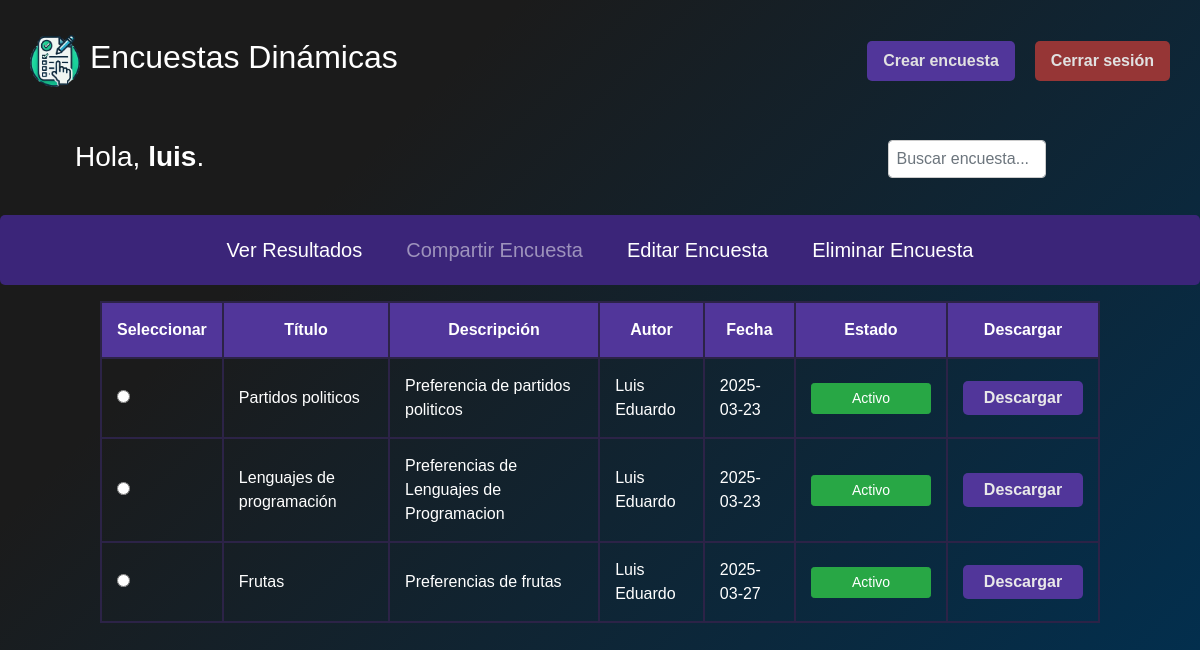
Screenshot of /welcome.php (signed in) with the database file from the repository.
### tables this page shows
CREATE TABLE `enc_encuestasm` (
  `idencuesta` int(11) NOT NULL,
  `nombre` varchar(255) NOT NULL,
  `descripcion` varchar(255) NOT NULL,
  `idusuario` int(11) NOT NULL,
  `fecha` date NOT NULL,
  `activo` varchar(1) NOT NULL
);

CREATE TABLE `usuarios` (
  `idusuario` int(11) NOT NULL,
  `username` varchar(50) NOT NULL,
  `nombreU` varchar(100) NOT NULL,
  `apellido_paterno` varchar(100) NOT NULL,
  `apellido_materno` varchar(100) DEFAULT NULL,
  `fecha_nacimiento` date NOT NULL,
  `email` varchar(255) NOT NULL,
  `telefono` varchar(15) DEFAULT NULL,
  `genero` enum('Masculino','Femenino','Otro') NOT NULL,
  `password_hash` varchar(255) NOT NULL
);

### welcome.php (the view, shortened to what this page needs)
<?php
$username = "root";
$password = "";
$database = "db_encuestas";
$mysqli = new mysqli("localhost", $username, $password, $database);
$idUsuario = $_SESSION["idusuario"];
$query = "SELECT * FROM enc_encuestasm
          INNER JOIN usuarios ON enc_encuestasm.idusuario = usuarios.idusuario
          WHERE enc_encuestasm.idusuario = ?
          ORDER BY idencuesta ASC";
$stmt = $mysqli->prepare($query);
$stmt->bind_param("i", $idUsuario);
$stmt->execute();
$result = $stmt->get_result();
?>
<!DOCTYPE html>
<html lang="es">
<head>
    <link rel="stylesheet" href="https://stackpath.bootstrapcdn.com/bootstrap/4.5.2/css/bootstrap.min.css">
    <link rel="stylesheet" href="./assets/css/style.css">
</head>
<body>
    <?php include __DIR__ . "/includes/header.php"; ?>
    <div class="items-welcome">
        <div class="row">
        <div class="form-group col-12 col-md-9">
        <div class="wrap-welcome">
            <h3>Hola, <b><?php echo htmlspecialchars($_SESSION["username"]); ?></b>.</h3>
        </div>
        </div>
            <div class="form-group col-12 col-md-2">
                <input type="text" id="buscarEncuesta" class="form-control" placeholder="Buscar encuesta...">
            </div>
        </div>
    </div>
        <div class="wrap-welcome">
            <nav>
                <ul class="nav-menu">
                    <li><a href="#" id="verResultados">Ver Resultados</a></li>
                    <li><a href="#" id="responderEncuesta" class="disabled">Compartir Encuesta</a></li>
                    <li><a href="#" id="editarEncuesta">Editar Encuesta</a></li>
                    <li><a href="#" id="eliminarEncuesta">Eliminar Encuesta</a></li>
                </ul>
            </nav>
            <form id="formSeleccionEncuesta">
                <table class="table-welcome">
                    <thead>
                        <tr>
                            <th>Seleccionar</th>
                            <th>Título</th>
                            <th>Descripción</th>
                            <th>Autor</th>
                            <th>Fecha</th>
                            <th>Estado</th>
                            <th>Descargar</th>
                        </tr>
                    </thead>
                    <tbody id="tablaEncuestas">
    <?php
    if ($result) {
        while ($row = $result->fetch_assoc()) {
            $idEncuesta = $row["idencuesta"];
            $nombre = $row["nombre"];
            $descripcion = $row["descripcion"];
            $autor = $row["nombreU"];
            $fecha = $row["fecha"];
            $activo = $row["activo"];
            echo "<tr>
                    <td>
                        <input type='radio' name='seleccionEncuesta'
                               value='$idEncuesta'
                               data-estado='$activo'
                               onclick='actualizarEnlaces($idEncuesta)'>
                    </td>
                    <td>$nombre</td>
                    <td>$descripcion</td>
                    <td>$autor</td>
                    <td>$fecha</td>
                    <td>
                        <button class='btn btn-sm " . ($activo == 'S' ? 'btn-success' : 'btn-danger') . "'
                                onclick='cambiarEstado($idEncuesta, \"" . ($activo == 'S' ? 'N' : 'S') . "\")'>
                            " . ($activo == 'S' ? 'Activo' : 'Inactivo') . "
                        </button>
                    </td>
                     <td>
                        <button>
                        Descargar
                        </button>
                    </td>
                </tr>";
        }
    }
    ?>
</tbody>
                </table>
            </form>
        </div>
</body>
</html>

### assets/css/style.css (style rules this page uses)
* { font-family: 'Arial'; color: white; }
html, body { height: 100%; min-height: 100vh; margin: 0; padding: 0; background-color: #003153; background-image: linear-gradient(315deg, #003153 0%, #1B1B1B 74%); width: 100%; overflow-x: hidden; }
a { color: white; transition: all 0.3s ease 0s; }
input { color: rgb(39, 39, 39); }
.items-welcome { display: inline-flex; flex-direction: column; }
.table-welcome { width: 750px; border-collapse: collapse; margin: 20px 0px 200px 0px; }
th, td { border: 4px solid #51369A; padding: 8px; text-align: left; }
.row::after { content: ""; display: table; clear: both; }
.form-group { width: 100%; padding: 10px; border-radius: 5px; }
.form-control { width: 100%; padding: 0.5rem; border: 1px solid #ccc; border-radius: 4px; }
.row { display: flex; flex-wrap: wrap; gap: 10px; }
.col-12 { flex: 1 1 100%; padding-right: 1; }
@media screen and (min-width: 768px) { .col-md-2 { flex: 1 1 16.666%; } }
.nav-menu { display: flex; flex-wrap: wrap; justify-content: center; background-color: #3b2579; padding: 10px; border-radius: 5px; list-style: none; }
.nav-menu li { margin: 10px; }
.nav-menu a { font-size: 20px; padding: 8px 12px; }
button { color: rgb(233, 233, 233); font-weight: bold; font-size:16px; background-color: #51369A; border-radius: 5px; border: none; padding: 5px 5px; min-width: 120px; cursor: pointer; transition: all 0.3s ease 0s; }
.table-welcome { width: 100%; max-width: 1000px; margin: auto; border-collapse: collapse; }
.table-welcome td, .table-welcome th { border: 2px solid #2c2347; padding: 15px; }
.table-welcome th { background-color: #51369A; text-align: center; }
.items-welcome { display: flex; flex-direction: column; justify-content: flex-start; width: 100%; padding: 0.5rem 5rem; }
.disabled { pointer-events: none; opacity: 0.5; cursor: not-allowed; }

### welcome.php (style rules this page uses)
.disabled { pointer-events: none; opacity: 0.5; cursor: not-allowed; }

### rows the page displays
enc_encuestasm: nombre "Partidos politicos", descripcion "Preferencia de partidos politicos", idusuario.nombreU "Luis Eduardo", fecha "2025-03-23", activo "Activo"
enc_encuestasm: nombre "Lenguajes de programación", descripcion "Preferencias de Lenguajes de Programacion", idusuario.nombreU "Luis Eduardo", fecha "2025-03-23", activo "Activo"
enc_encuestasm: nombre "Frutas", descripcion "Preferencias de frutas", idusuario.nombreU "Luis Eduardo", fecha "2025-03-27", activo "Activo"

### other values shown
$_SESSION["username"] "luis"
